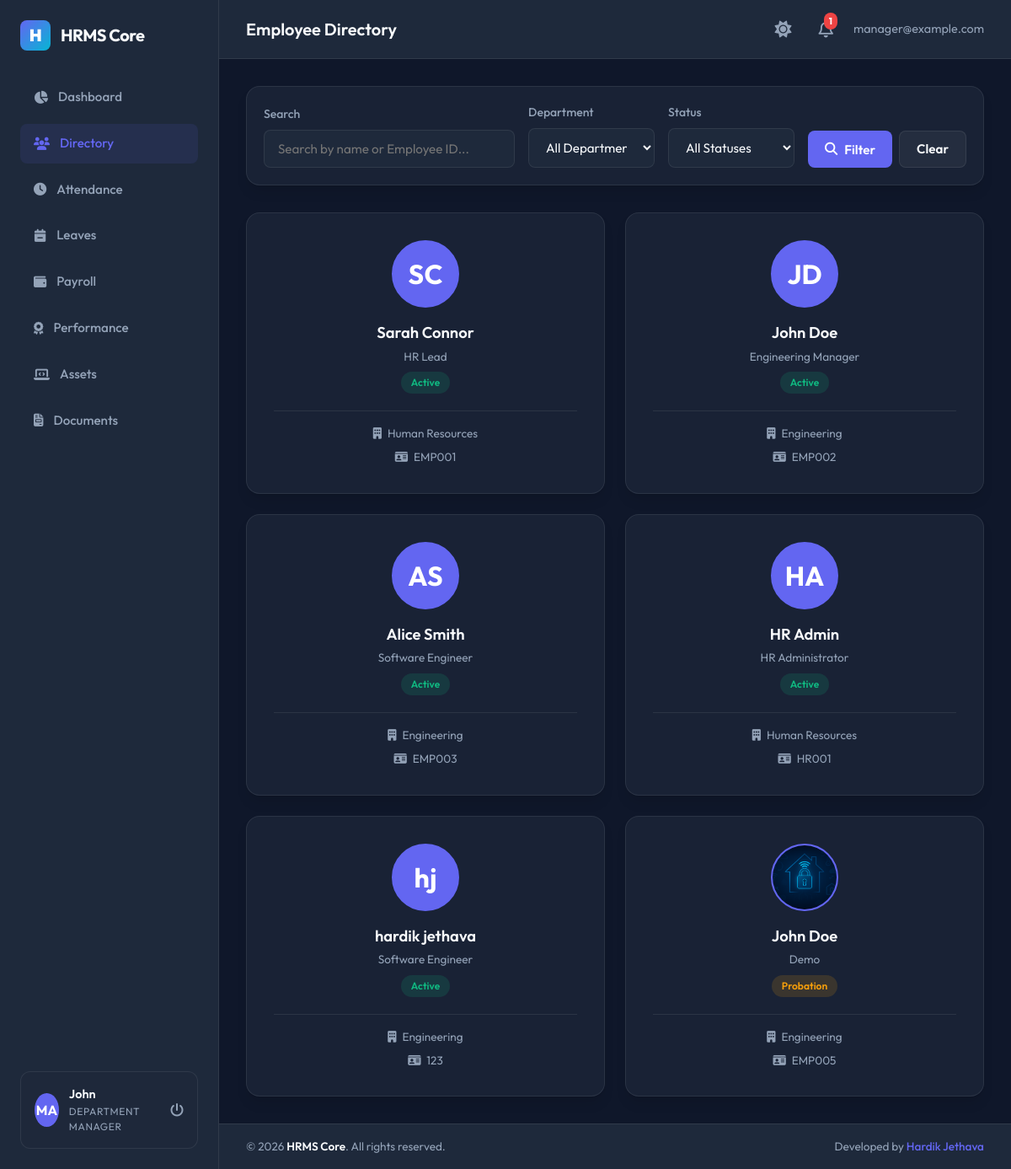
Page /employees/ (signed in) on the earlier database version.
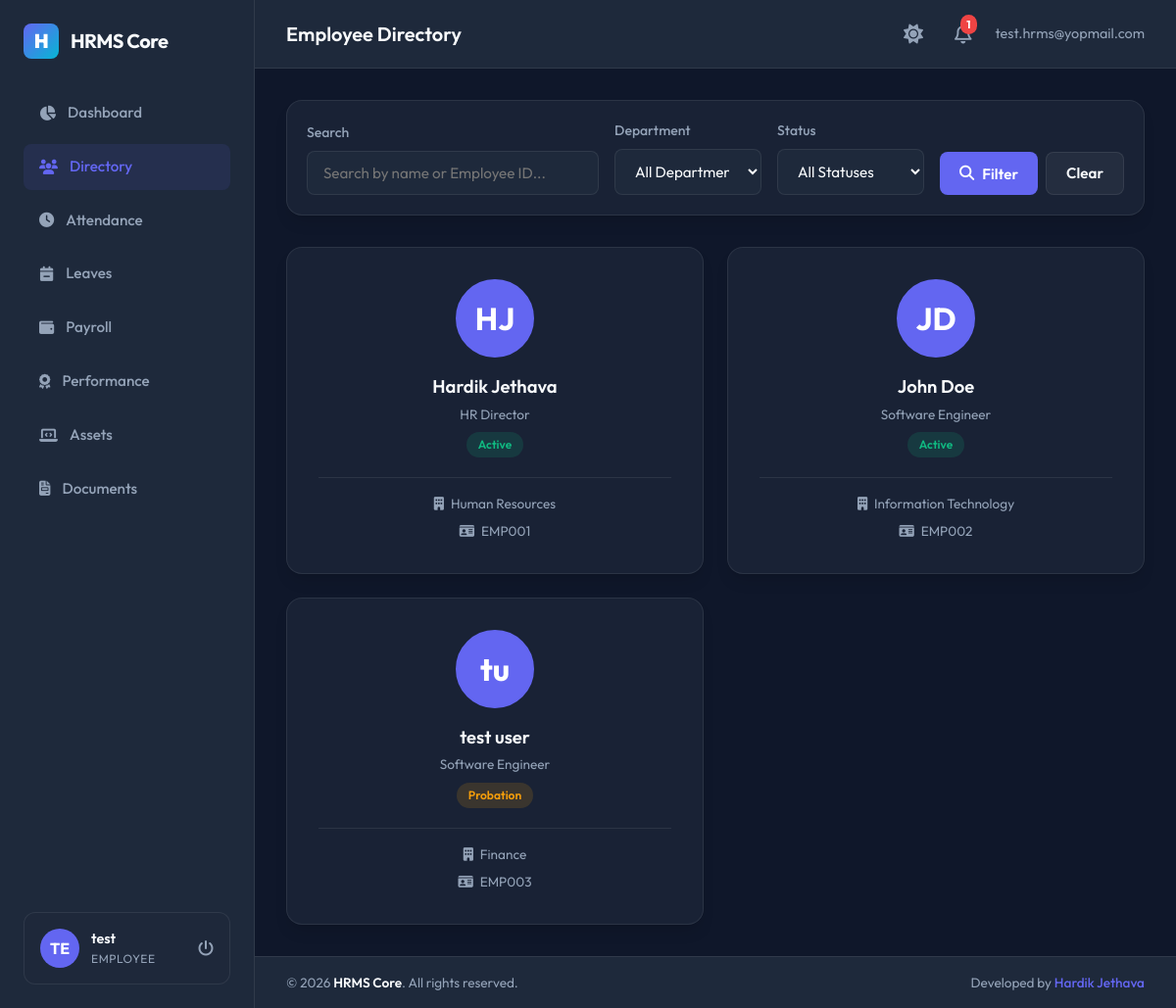
Same page on the later database version.
### apps/accounts/models.py (models this page shows, shortened)
class User(AbstractBaseUser, PermissionsMixin, TimeStampedModel):
    ROLE_CHOICES = (
        ('Super Admin', 'Super Admin'),
        ('HR Manager', 'HR Manager'),
        ('Department Manager', 'Department Manager'),
        ('Employee', 'Employee'),
    )
    email = models.EmailField(unique=True)
    employee_code = models.CharField(max_length=50, unique=True, null=True, blank=True)
    role = models.CharField(max_length=30, choices=ROLE_CHOICES, default='Employee')
    is_active = models.BooleanField(default=True)
    is_staff = models.BooleanField(default=False)
    objects = UserManager()
    USERNAME_FIELD = 'email'
    REQUIRED_FIELDS = []

### apps/employees/models.py (models this page shows, shortened)
class Employee(TimeStampedModel):
    GENDER_CHOICES = (
        ('Male', 'Male'),
        ('Female', 'Female'),
        ('Other', 'Other'),
    )
    EMPLOYMENT_TYPE_CHOICES = (
        ('Full Time', 'Full Time'),
        ('Part Time', 'Part Time'),
        ('Contract', 'Contract'),
        ('Intern', 'Intern'),
    )
    EMPLOYMENT_STATUS_CHOICES = (
        ('Active', 'Active'),
        ('Probation', 'Probation'),
        ('Notice Period', 'Notice Period'),
        ('Resigned', 'Resigned'),
        ('Terminated', 'Terminated'),
    )
    user = models.OneToOneField(
        settings.AUTH_USER_MODEL,
        on_delete=models.CASCADE,
        related_name='employee_profile'
    )
    employee_id = models.CharField(max_length=50, unique=True)
    first_name = models.CharField(max_length=50)
    last_name = models.CharField(max_length=50)
    personal_email = models.EmailField(unique=True)
    phone = models.CharField(max_length=20, blank=True)
    date_of_birth = models.DateField(null=True, blank=True)
    gender = models.CharField(max_length=10, choices=GENDER_CHOICES, blank=True)
    joining_date = models.DateField()
    employment_type = models.CharField(max_length=30, choices=EMPLOYMENT_TYPE_CHOICES, default='Full Time')
    employment_status = models.CharField(max_length=30, choices=EMPLOYMENT_STATUS_CHOICES, default='Active')
    designation = models.CharField(max_length=100)
    department = models.ForeignKey(
        'departments.Department',
        on_delete=models.SET_NULL,
        null=True,
        blank=True,
        related_name='employees'
    )
    manager = models.ForeignKey(
        'self',
        on_delete=models.SET_NULL,
        null=True,
        blank=True,
        related_name='subordinates'
    )
    address = models.TextField(blank=True)
    city = models.CharField(max_length=100, blank=True)
    state = models.CharField(max_length=100, blank=True)
    country = models.CharField(max_length=100, blank=True)
    postal_code = models.CharField(max_length=20, blank=True)
    profile_picture = models.ImageField(upload_to='profile_pics/', null=True, blank=True)

### apps/departments/models.py (models this page shows, shortened)
class Department(TimeStampedModel):
    name = models.CharField(max_length=100, unique=True)
    code = models.CharField(max_length=20, unique=True)
    description = models.TextField(blank=True)
    head = models.ForeignKey(
        'employees.Employee',
        on_delete=models.SET_NULL,
        null=True,
        blank=True,
        related_name='headed_departments'
    )

### apps/employees/views.py (the view)
# urls.py: path('', views.employee_list, name='employee_list'),
@login_required
def employee_list(request):
    query = request.GET.get('q', '')
    dept = request.GET.get('dept', '')
    status = request.GET.get('status', '')
    employees = Employee.objects.all().select_related('user', 'department')
    if query:
        employees = employees.filter(
            models.Q(first_name__icontains=query) |
            models.Q(last_name__icontains=query) |
            models.Q(employee_id__icontains=query)
        )
    if dept:
        employees = employees.filter(department_id=dept)
    if status:
        employees = employees.filter(employment_status=status)
    from apps.departments.models import Department
    departments = Department.objects.all()
    return render(request, 'employees/employee_list.html', {
        'employees': employees,
        'departments': departments,
        'query': query,
        'dept_filter': dept,
        'status_filter': status,
        'is_manager': is_hr_or_admin(request.user)
    })

### apps/employees/views.py (called while the page is built)
def is_hr_or_admin(user):
    return user.is_authenticated and user.role in ('Super Admin', 'HR Manager')

### templates/employees/employee_list.html (shortened to what this page needs)
{% extends 'base.html' %}
{% block page_header %}Employee Directory{% endblock %}
{% block content %}
<div style="display: flex; flex-direction: column; gap: 2rem;">
    <div class="card" style="padding: 1.25rem;">
        <form method="GET" style="display: flex; flex-wrap: wrap; gap: 1rem; align-items: flex-end;">
            <div class="form-group" style="flex: 2; min-width: 250px; margin-bottom: 0;">
                <label class="form-label">Search</label>
                <input type="text" name="q" value="{{ query }}" placeholder="Search by name or Employee ID..." class="form-control" id="search_query">
            </div>
            <div class="form-group" style="flex: 1; min-width: 150px; margin-bottom: 0;">
                <label class="form-label">Department</label>
                <select name="dept" class="form-control" id="search_dept">
                    <option value="">All Departments</option>
                </select>
            </div>
            <div class="form-group" style="flex: 1; min-width: 150px; margin-bottom: 0;">
                <label class="form-label">Status</label>
                <select name="status" class="form-control" id="search_status">
                    <option value="">All Statuses</option>
                </select>
            </div>
            <div style="display: flex; gap: 0.5rem; height: 44px;">
                <button type="submit" class="btn btn-primary" id="btn_search_filter">
                    <i class="fa-solid fa-magnifying-glass"></i>
                    Filter
                </button>
                <a href="{% url 'employee_list' %}" class="btn btn-secondary" style="display: flex; align-items: center;" id="btn_clear_filter">Clear</a>
            </div>
        </form>
    </div>
    <div style="display: grid; grid-template-columns: repeat(auto-fill, minmax(280px, 1fr)); gap: 1.5rem;">
        {% for employee in employees %}
            <div class="card" style="text-align: center; display: flex; flex-direction: column; align-items: center; padding: 2rem;">
                <div class="user-avatar" style="width: 80px; height: 80px; font-size: 2rem; margin-bottom: 1rem; border: 2px solid var(--primary);">
                    {% if employee.profile_picture %}
                        <img src="{{ employee.profile_picture.url }}" alt="{{ employee.first_name }}">
                    {% else %}
                        <span>{{ employee.first_name|slice:":1" }}{{ employee.last_name|slice:":1" }}</span>
                    {% endif %}
                </div>
                <h3 style="font-size: 1.15rem; font-weight: 600; margin-bottom: 0.25rem;">
                    <a href="{% url 'employee_detail' employee.pk %}" style="color: var(--text-primary);">{{ employee.first_name }} {{ employee.last_name }}</a>
                </h3>
                <span style="color: var(--text-secondary); font-size: 0.85rem; margin-bottom: 0.5rem;">{{ employee.designation }}</span>
                <span class="badge {% if employee.employment_status == 'Active' %}badge-success{% elif employee.employment_status == 'Terminated' or employee.employment_status == 'Resigned' %}badge-danger{% else %}badge-warning{% endif %}" style="margin-bottom: 1.25rem;">
                    {{ employee.employment_status }}
                </span>
                <div style="width: 100%; border-top: 1px solid var(--border-glass); padding-top: 1rem; margin-top: auto; display: flex; flex-direction: column; gap: 0.5rem; font-size: 0.85rem; color: var(--text-secondary);">
                    <div>
                        <i class="fa-solid fa-building" style="margin-right: 0.25rem;"></i>
                        {{ employee.department.name|default:"No Department" }}
                    </div>
                    <div>
                        <i class="fa-solid fa-id-card" style="margin-right: 0.25rem;"></i>
                        {{ employee.employee_id }}
                    </div>
                </div>
            </div>
        {% empty %}
            <div class="card col-12" style="text-align: center; padding: 3rem;">
                <i class="fa-regular fa-folder-open" style="font-size: 3rem; color: var(--text-secondary); margin-bottom: 1rem;"></i>
                <p style="color: var(--text-secondary);">No employees found matching the filters.</p>
            </div>
        {% endfor %}
    </div>
</div>
{% endblock %}

### templates/base.html (shortened to what this page needs)
{% load static %}
<!DOCTYPE html>
<html lang="en">
<head>
    <link rel="stylesheet" href="https://cdnjs.cloudflare.com/ajax/libs/font-awesome/6.4.0/css/all.min.css">
    <link rel="stylesheet" href="{% static 'css/styles.css' %}">
</head>
<body>
    <div class="app-container">
        {% if user.is_authenticated %}
        <aside class="sidebar">
            <div class="brand-section">
                <div class="brand-logo">H</div>
                <span>HRMS Core</span>
            </div>
            <nav style="flex-grow: 1;">
                <ul class="menu-list">
                    <li class="menu-item {% if request.resolver_match.url_name == 'dashboard' %}active{% endif %}">
                        <a href="{% url 'dashboard' %}">
                            <i class="fa-solid fa-chart-pie"></i>
                            <span>Dashboard</span>
                        </a>
                    </li>
                    <li class="menu-item {% if '/employees/' in request.path %}active{% endif %}">
                        <a href="{% url 'employee_list' %}">
                            <i class="fa-solid fa-users"></i>
                            <span>Directory</span>
                        </a>
                    </li>
                    <li class="menu-item {% if '/attendance/' in request.path %}active{% endif %}">
                        <a href="{% url 'attendance_list' %}">
                            <i class="fa-solid fa-clock"></i>
                            <span>Attendance</span>
                        </a>
                    </li>
                    <li class="menu-item {% if '/leaves/' in request.path %}active{% endif %}">
                        <a href="{% url 'leave_list' %}">
                            <i class="fa-solid fa-calendar-minus"></i>
                            <span>Leaves</span>
                        </a>
                    </li>
                    <li class="menu-item {% if '/payroll/' in request.path %}active{% endif %}">
                        <a href="{% url 'payroll_list' %}">
                            <i class="fa-solid fa-wallet"></i>
                            <span>Payroll</span>
                        </a>
                    </li>
                    <li class="menu-item {% if '/performance/' in request.path %}active{% endif %}">
                        <a href="{% url 'performance_list' %}">
                            <i class="fa-solid fa-award"></i>
                            <span>Performance</span>
                        </a>
                    </li>
                    <li class="menu-item {% if '/assets/' in request.path %}active{% endif %}">
                        <a href="{% url 'asset_list' %}">
                            <i class="fa-solid fa-laptop-code"></i>
                            <span>Assets</span>
                        </a>
                    </li>
                    <li class="menu-item {% if '/documents/' in request.path %}active{% endif %}">
                        <a href="{% url 'document_list' %}">
                            <i class="fa-solid fa-file-invoice"></i>
                            <span>Documents</span>
                        </a>
                    </li>
                </ul>
            </nav>
            <div class="user-profile-widget">
                <div class="user-avatar">
                    {% if user.employee_profile.profile_picture %}
                        <img src="{{ user.employee_profile.profile_picture.url }}" alt="Profile Pic">
                    {% else %}
                        <span>{{ user.email|slice:":2"|upper }}</span>
                    {% endif %}
                </div>
                <div class="user-info">
                    <span class="user-name">{{ user.employee_profile.first_name|default:"User" }}</span>
                    <span class="user-role">{{ user.role }}</span>
                </div>
                <a href="{% url 'logout' %}" style="margin-left: auto; color: var(--text-secondary);" title="Sign Out">
                    <i class="fa-solid fa-power-off"></i>
                </a>
            </div>
        </aside>
        {% endif %}
        <main class="main-content">
            {% if user.is_authenticated %}
            <header class="top-navbar">
                <div class="page-title">
                    {% block page_header %}HR Management System{% endblock %}
                </div>
                <div class="navbar-actions">
                    <button id="theme-toggle" style="background: none; border: none; font-size: 1.25rem; color: var(--text-secondary); cursor: pointer; transition: var(--transition-all); margin-right: 0.5rem; display: flex; align-items: center;" title="Toggle Light/Dark Theme">
                        <i class="fa-solid fa-sun" id="theme-toggle-icon"></i>
                    </button>
                    <div class="notification-badge" onclick="location.href='{% url 'notification_list' %}'">
                        <i class="fa-regular fa-bell"></i>
                        <span class="badge-count" id="unread-count">0</span>
                    </div>
                    <span style="font-size: 0.9rem; color: var(--text-secondary)">
                        {{ user.email }}
                    </span>
                </div>
            </header>
            {% endif %}
            <div class="content-frame">
                {% block content %}{% endblock %}
            </div>
            {% if user.is_authenticated %}
            <footer class="app-footer">
                <div class="footer-copyright">
                    &copy; {% now "Y" %} <span>HRMS Core</span>. All rights reserved.
                </div>
                <div class="footer-author">
                    Developed by <a href="https://github.com/hardikjethava-dev" target="_blank" rel="noopener noreferrer">Hardik Jethava</a>
                </div>
            </footer>
            {% endif %}
        </main>
    </div>
</body>
</html>

Differences in the rows shown:
removed Employee: first_name "S", last_name "C", first_name "Sarah", last_name "Connor", designation "HR Lead", employment_status "Active", department.name "Human Resources", employee_id "EMP001"
removed Employee: first_name "A", last_name "S", first_name "Alice", last_name "Smith", designation "Software Engineer", employment_status "Active", department.name "Engineering", employee_id "EMP003"
removed Employee: first_name "H", last_name "A", first_name "HR", last_name "Admin", designation "HR Administrator", employment_status "Active", department.name "Human Resources", employee_id "HR001"
removed Employee: first_name "h", last_name "j", first_name "hardik", last_name "jethava", designation "Software Engineer", employment_status "Active", department.name "Engineering", employee_id "123"
removed Employee: profile_picture (picture), first_name "John", last_name "Doe", designation "Demo", employment_status "Probation", department.name "Engineering", employee_id "EMP005"
changed User: email "MA" → "TE"; employee_profile.first_name "John" → "test"; role "DEPARTMENT MANAGER" → "EMPLOYEE"; email "manager@example.com" → "test.hrms@yopmail.com"
added Employee: first_name "H", last_name "J", first_name "Hardik", last_name "Jethava", designation "HR Director", employment_status "Active", department.name "Human Resources", employee_id "EMP001"
changed Employee "John": designation "Engineering Manager" → "Software Engineer"; department.name "Engineering" → "Information Technology"
added Employee: first_name "t", last_name "u", first_name "test", last_name "user", designation "Software Engineer", employment_status "Probation", department.name "Finance", employee_id "EMP003"
